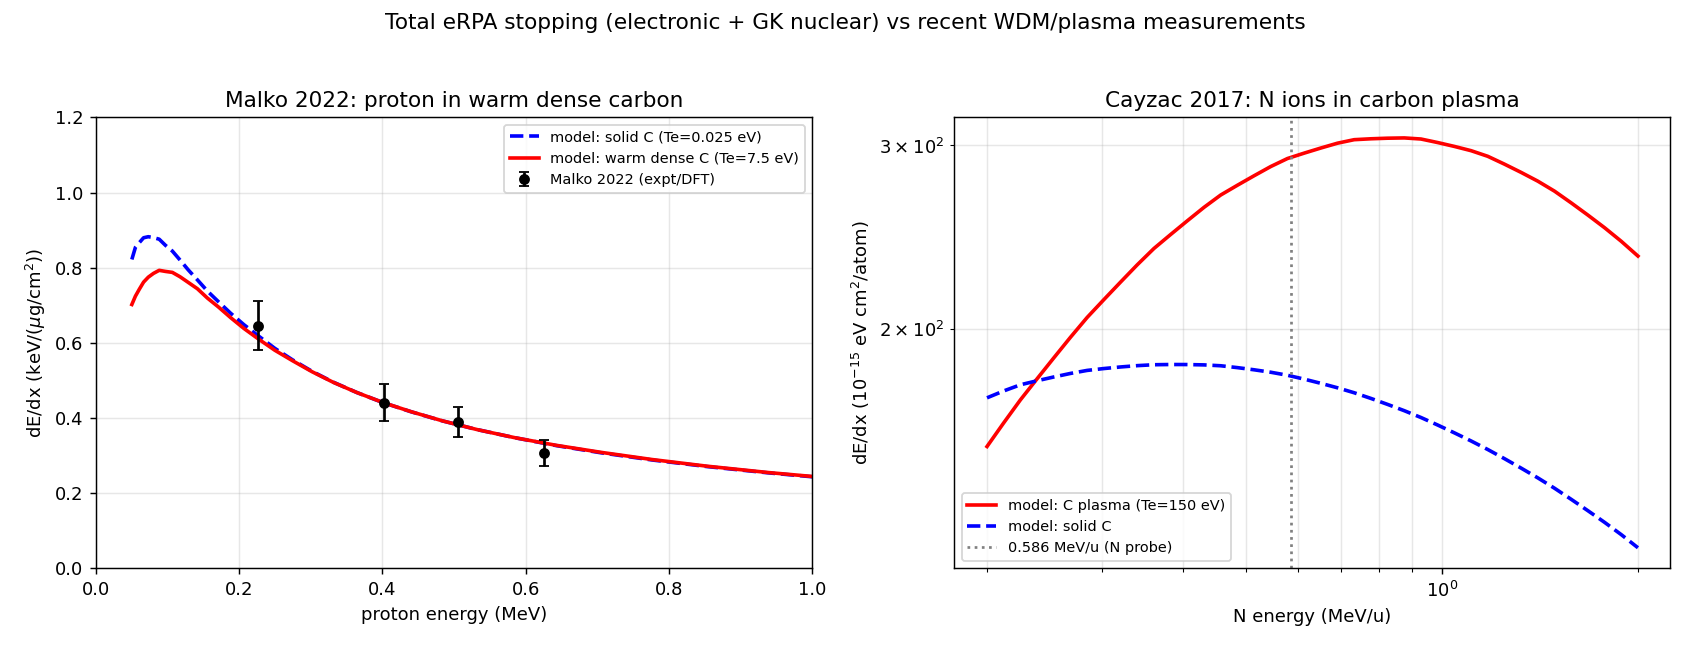

Generate this figure with Python:
"""
exp_compare.py -- compare the total eRPA stopping model against recent
warm-dense-matter / plasma stopping-power measurements.

Datasets (see docs/recent_stopping_experiments.md):
  - Malko 2022 (Nat. Commun. 13, 2893): ~0.5 MeV protons in warm dense carbon,
    Te ~ 7.5 eV, Z* <= 4.  Data digitized in malko_fig.txt.
  - Cayzac 2017 (Nat. Commun. 8, 15693): 0.586 MeV/u N ions in fully-ionized
    carbon plasma, ne ~ 5e20, Te ~ 150 eV.  Headline numbers only.

Generate the model dirs first (carbon target; nuclear/GK included):
  python dedx.py --zt=6 --zp=1 --d=2.0    --t=0.025 --aa=2 --nuc=1 --npot=gk --od=/tmp/malko_solid   --emin=5e-2 --emax=2 --mep=40
  python dedx.py --zt=6 --zp=1 --d=2.0    --t=7.5   --aa=2 --nuc=1 --npot=gk --od=/tmp/malko_wdm     --emin=5e-2 --emax=2 --mep=40
  python dedx.py --zt=6 --zp=7 --d=1.7e-3 --t=150   --aa=2 --nuc=1 --npot=gk --od=/tmp/cayzac_plasma --emin=0.2  --emax=2 --mep=40
  python dedx.py --zt=6 --zp=7 --d=2.0    --t=0.025 --aa=2 --nuc=1 --npot=gk --od=/tmp/cayzac_solid  --emin=0.2  --emax=2 --mep=40
Then: python exp_compare.py  -> exp_compare.pdf/png and a printed comparison table.
"""
import numpy as np
import matplotlib
matplotlib.use('Agg')
import matplotlib.pyplot as plt
import rd

# 10^-15 eV cm^2/atom  ->  keV/(ug/cm^2) for a carbon target (A=12)
A_C = 12.0
CONV = 1e-18 / (A_C * 1.67e-24 * 1e6)


def tot(od):
    """E/AMU [MeV], total stopping [10^-15 eV cm^2/atom] from dedx_nuc.dat."""
    d = np.loadtxt('%s/dedx_nuc.dat' % od, comments='#')
    return d[:, 0], d[:, 3]          # E, dEdx_tot (electronic + GK nuclear)


def at(E0, E, y):
    return np.interp(E0, E, y)


fig, (axM, axC) = plt.subplots(1, 2, figsize=(13, 5))

# ---------- Malko 2022: proton in warm dense carbon ----------
Es, ys = tot('/tmp/malko_solid'); ys = ys * CONV
Ew, yw = tot('/tmp/malko_wdm');   yw = yw * CONV
axM.plot(Es, ys, 'b--', lw=2, label='model: solid C (Te=0.025 eV)')
axM.plot(Ew, yw, 'r-', lw=2, label='model: warm dense C (Te=7.5 eV)')
# Malko data points (digitized): d[0]=keV, paired value/value+err
d = np.loadtxt('malko_fig.txt', unpack=1)
mx = d[0][::2] / 1e3
mv = d[1][::2]
merr = d[1][1::2] - d[1][::2]
axM.errorbar(mx, mv, yerr=merr, fmt='ko', capsize=3, ms=5, label='Malko 2022 (expt/DFT)')
axM.set_xlim(0, 1.0); axM.set_ylim(0, 1.2)
axM.set_xlabel('proton energy (MeV)')
axM.set_ylabel(r'dE/dx (keV/($\mu$g/cm$^2$))')
axM.set_title('Malko 2022: proton in warm dense carbon')
axM.legend(fontsize=8); axM.grid(alpha=.3)

# ---------- Cayzac 2017: N ions in carbon plasma ----------
Ep, yp = tot('/tmp/cayzac_plasma')          # N in C plasma, Te=150 eV
Es2, ys2 = tot('/tmp/cayzac_solid')         # N in solid C
axC.loglog(Ep, yp, 'r-', lw=2, label='model: C plasma (Te=150 eV)')
axC.loglog(Es2, ys2, 'b--', lw=2, label='model: solid C')
E_N = 0.586                                  # MeV/u (probe energy)
rp = at(E_N, Ep, yp); rs = at(E_N, Es2, ys2)
axC.axvline(E_N, color='0.5', ls=':', label='0.586 MeV/u (N probe)')
axC.set_xlabel('N energy (MeV/u)')
axC.set_ylabel(r'dE/dx ($10^{-15}$ eV cm$^2$/atom)')
axC.set_title('Cayzac 2017: N ions in carbon plasma')
axC.legend(fontsize=8); axC.grid(alpha=.3, which='both')

fig.suptitle('Total eRPA stopping (electronic + GK nuclear) vs recent WDM/plasma measurements')
fig.tight_layout(rect=[0, 0, 1, 0.96])
fig.savefig('exp_compare.pdf'); fig.savefig('exp_compare.png', dpi=130)
print('wrote exp_compare.pdf / .png')

# ---------- printed comparison ----------
print('\n=== Malko 2022 (proton in warm dense C, Te~7.5 eV) ===')
print(' proton E      model solid   model WDM    WDM/solid    Malko pt')
for E0 in [0.226, 0.401, 0.506, 0.625]:
    ms = at(E0, Es, ys); mw = at(E0, Ew, yw)
    md = at(E0, mx, mv) if E0 >= mx.min() and E0 <= mx.max() else float('nan')
    print('  %.3f MeV   %.3f        %.3f       %.2f         %.3f' % (E0, ms, mw, mw / ms, md))
print(' [units keV/(ug/cm2)]  measured ratio WDM/solid (Malko) ~ 0.74-0.87')

print('\n=== Cayzac 2017 (N 0.586 MeV/u, C plasma Te=150 eV vs solid) ===')
print('  model dE/dx plasma = %.3e, solid = %.3e  ->  plasma/solid = %.2f' %
      (rp, rs, rp / rs))
print('  measured: plasma energy loss enhanced up to ~1.5x vs solid')
